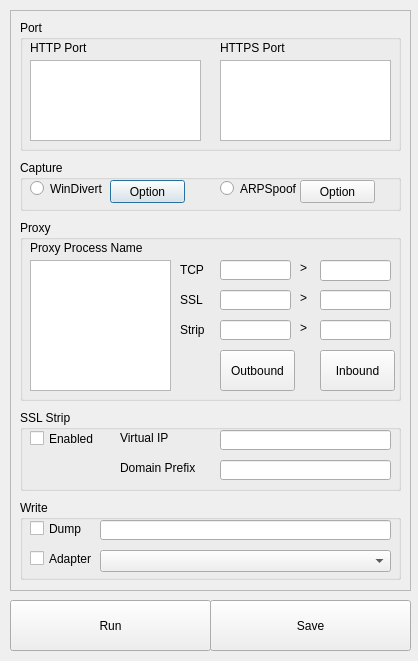
<?xml version="1.0" encoding="UTF-8"?>
<ui version="4.0">
 <class>Dialog</class>
 <widget class="QDialog" name="Dialog">
	<property name="geometry">
	 <rect>
		<x>0</x>
		<y>0</y>
		<width>418</width>
		<height>661</height>
	 </rect>
	</property>
	<property name="windowTitle">
	 <string>WebSniff</string>
	</property>
	<widget class="QFrame" name="frame">
	 <property name="geometry">
		<rect>
		 <x>10</x>
		 <y>10</y>
		 <width>401</width>
		 <height>581</height>
		</rect>
	 </property>
	 <property name="frameShape">
		<enum>QFrame::StyledPanel</enum>
	 </property>
	 <property name="frameShadow">
		<enum>QFrame::Raised</enum>
	 </property>
	 <widget class="QGroupBox" name="gbPort">
		<property name="geometry">
		 <rect>
			<x>10</x>
			<y>10</y>
			<width>381</width>
			<height>131</height>
		 </rect>
		</property>
		<property name="title">
		 <string>Port</string>
		</property>
		<widget class="QLabel" name="label">
		 <property name="geometry">
			<rect>
			 <x>10</x>
			 <y>20</y>
			 <width>111</width>
			 <height>16</height>
			</rect>
		 </property>
		 <property name="text">
			<string>HTTP Port</string>
		 </property>
		</widget>
		<widget class="QPlainTextEdit" name="pteHttpPortList">
		 <property name="geometry">
			<rect>
			 <x>10</x>
			 <y>40</y>
			 <width>171</width>
			 <height>81</height>
			</rect>
		 </property>
		</widget>
		<widget class="QPlainTextEdit" name="pteHttpsPortList">
		 <property name="geometry">
			<rect>
			 <x>200</x>
			 <y>40</y>
			 <width>171</width>
			 <height>81</height>
			</rect>
		 </property>
		</widget>
		<widget class="QLabel" name="label_2">
		 <property name="geometry">
			<rect>
			 <x>200</x>
			 <y>20</y>
			 <width>111</width>
			 <height>16</height>
			</rect>
		 </property>
		 <property name="text">
			<string>HTTPS Port</string>
		 </property>
		</widget>
	 </widget>
	 <widget class="QGroupBox" name="gbCapture">
		<property name="geometry">
		 <rect>
			<x>10</x>
			<y>150</y>
			<width>381</width>
			<height>51</height>
		 </rect>
		</property>
		<property name="title">
		 <string>Capture</string>
		</property>
		<widget class="QRadioButton" name="rbWinDivert">
		 <property name="geometry">
			<rect>
			 <x>10</x>
			 <y>20</y>
			 <width>91</width>
			 <height>17</height>
			</rect>
		 </property>
		 <property name="text">
			<string>WinDivert</string>
		 </property>
		</widget>
		<widget class="QRadioButton" name="rbArpSpoof">
		 <property name="geometry">
			<rect>
			 <x>200</x>
			 <y>20</y>
			 <width>91</width>
			 <height>17</height>
			</rect>
		 </property>
		 <property name="text">
			<string>ARPSpoof</string>
		 </property>
		</widget>
		<widget class="QPushButton" name="pbWinDivertOption">
		 <property name="geometry">
			<rect>
			 <x>90</x>
			 <y>20</y>
			 <width>75</width>
			 <height>23</height>
			</rect>
		 </property>
		 <property name="text">
			<string>Option</string>
		 </property>
		</widget>
		<widget class="QPushButton" name="pbArpSpoofOption">
		 <property name="geometry">
			<rect>
			 <x>280</x>
			 <y>20</y>
			 <width>75</width>
			 <height>23</height>
			</rect>
		 </property>
		 <property name="text">
			<string>Option</string>
		 </property>
		</widget>
	 </widget>
	 <widget class="QGroupBox" name="gbProxy">
		<property name="geometry">
		 <rect>
			<x>10</x>
			<y>210</y>
			<width>381</width>
			<height>181</height>
		 </rect>
		</property>
		<property name="title">
		 <string>Proxy</string>
		</property>
		<widget class="QLabel" name="HTTP">
		 <property name="geometry">
			<rect>
			 <x>160</x>
			 <y>40</y>
			 <width>31</width>
			 <height>20</height>
			</rect>
		 </property>
		 <property name="text">
			<string>TCP</string>
		 </property>
		</widget>
		<widget class="QLineEdit" name="leHttpInPort">
		 <property name="geometry">
			<rect>
			 <x>200</x>
			 <y>40</y>
			 <width>71</width>
			 <height>20</height>
			</rect>
		 </property>
		</widget>
		<widget class="QLineEdit" name="leHttpOutPort">
		 <property name="geometry">
			<rect>
			 <x>300</x>
			 <y>40</y>
			 <width>71</width>
			 <height>21</height>
			</rect>
		 </property>
		</widget>
		<widget class="QLineEdit" name="leHttpsOutPort">
		 <property name="geometry">
			<rect>
			 <x>300</x>
			 <y>70</y>
			 <width>71</width>
			 <height>20</height>
			</rect>
		 </property>
		</widget>
		<widget class="QLabel" name="HTTPS">
		 <property name="geometry">
			<rect>
			 <x>160</x>
			 <y>70</y>
			 <width>31</width>
			 <height>20</height>
			</rect>
		 </property>
		 <property name="text">
			<string>SSL</string>
		 </property>
		</widget>
		<widget class="QLineEdit" name="leHttpsInPort">
		 <property name="geometry">
			<rect>
			 <x>200</x>
			 <y>70</y>
			 <width>71</width>
			 <height>20</height>
			</rect>
		 </property>
		</widget>
		<widget class="QLabel" name="label_6">
		 <property name="geometry">
			<rect>
			 <x>10</x>
			 <y>20</y>
			 <width>131</width>
			 <height>16</height>
			</rect>
		 </property>
		 <property name="text">
			<string>Proxy Process Name</string>
		 </property>
		</widget>
		<widget class="QPlainTextEdit" name="pteProxyProcessNameList">
		 <property name="geometry">
			<rect>
			 <x>10</x>
			 <y>40</y>
			 <width>141</width>
			 <height>131</height>
			</rect>
		 </property>
		</widget>
		<widget class="QPushButton" name="pbOutboundDataChange">
		 <property name="geometry">
			<rect>
			 <x>200</x>
			 <y>130</y>
			 <width>75</width>
			 <height>41</height>
			</rect>
		 </property>
		 <property name="text">
			<string>Outbound</string>
		 </property>
		</widget>
		<widget class="QLabel" name="label_4">
		 <property name="geometry">
			<rect>
			 <x>280</x>
			 <y>40</y>
			 <width>16</width>
			 <height>16</height>
			</rect>
		 </property>
		 <property name="text">
			<string>&gt;</string>
		 </property>
		</widget>
		<widget class="QLabel" name="label_5">
		 <property name="geometry">
			<rect>
			 <x>280</x>
			 <y>70</y>
			 <width>16</width>
			 <height>16</height>
			</rect>
		 </property>
		 <property name="text">
			<string>&gt;</string>
		 </property>
		</widget>
		<widget class="QPushButton" name="pbInboundDataChange">
		 <property name="geometry">
			<rect>
			 <x>300</x>
			 <y>130</y>
			 <width>75</width>
			 <height>41</height>
			</rect>
		 </property>
		 <property name="text">
			<string>Inbound</string>
		 </property>
		</widget>
		<widget class="QLineEdit" name="leStripOutPort">
		 <property name="geometry">
			<rect>
			 <x>300</x>
			 <y>100</y>
			 <width>71</width>
			 <height>20</height>
			</rect>
		 </property>
		</widget>
		<widget class="QLabel" name="SSLStrip">
		 <property name="geometry">
			<rect>
			 <x>160</x>
			 <y>100</y>
			 <width>31</width>
			 <height>20</height>
			</rect>
		 </property>
		 <property name="text">
			<string>Strip</string>
		 </property>
		</widget>
		<widget class="QLabel" name="label_7">
		 <property name="geometry">
			<rect>
			 <x>280</x>
			 <y>100</y>
			 <width>16</width>
			 <height>16</height>
			</rect>
		 </property>
		 <property name="text">
			<string>&gt;</string>
		 </property>
		</widget>
		<widget class="QLineEdit" name="leStripInPort">
		 <property name="geometry">
			<rect>
			 <x>200</x>
			 <y>100</y>
			 <width>71</width>
			 <height>20</height>
			</rect>
		 </property>
		</widget>
	 </widget>
	 <widget class="QGroupBox" name="gbWrite">
		<property name="geometry">
		 <rect>
			<x>10</x>
			<y>490</y>
			<width>381</width>
			<height>80</height>
		 </rect>
		</property>
		<property name="title">
		 <string>Write</string>
		</property>
		<widget class="QCheckBox" name="chkDump">
		 <property name="geometry">
			<rect>
			 <x>10</x>
			 <y>20</y>
			 <width>71</width>
			 <height>17</height>
			</rect>
		 </property>
		 <property name="text">
			<string>Dump</string>
		 </property>
		</widget>
		<widget class="QCheckBox" name="chkWriteAdapter">
		 <property name="geometry">
			<rect>
			 <x>10</x>
			 <y>50</y>
			 <width>71</width>
			 <height>17</height>
			</rect>
		 </property>
		 <property name="text">
			<string>Adapter</string>
		 </property>
		</widget>
		<widget class="QLineEdit" name="leDumpFilePath">
		 <property name="geometry">
			<rect>
			 <x>80</x>
			 <y>20</y>
			 <width>291</width>
			 <height>20</height>
			</rect>
		 </property>
		</widget>
		<widget class="QComboBox" name="cbxAdapterIndex">
		 <property name="geometry">
			<rect>
			 <x>80</x>
			 <y>50</y>
			 <width>291</width>
			 <height>22</height>
			</rect>
		 </property>
		</widget>
	 </widget>
	 <widget class="QGroupBox" name="gbSslStrip">
		<property name="geometry">
		 <rect>
			<x>10</x>
			<y>400</y>
			<width>381</width>
			<height>81</height>
		 </rect>
		</property>
		<property name="title">
		 <string>SSL Strip</string>
		</property>
		<widget class="QCheckBox" name="chkSslStripEnabled">
		 <property name="geometry">
			<rect>
			 <x>10</x>
			 <y>20</y>
			 <width>82</width>
			 <height>17</height>
			</rect>
		 </property>
		 <property name="text">
			<string>Enabled</string>
		 </property>
		</widget>
		<widget class="QLabel" name="label_3">
		 <property name="geometry">
			<rect>
			 <x>100</x>
			 <y>20</y>
			 <width>56</width>
			 <height>16</height>
			</rect>
		 </property>
		 <property name="text">
			<string>Virtual IP</string>
		 </property>
		</widget>
		<widget class="QLabel" name="label_8">
		 <property name="geometry">
			<rect>
			 <x>100</x>
			 <y>50</y>
			 <width>91</width>
			 <height>16</height>
			</rect>
		 </property>
		 <property name="text">
			<string>Domain Prefix</string>
		 </property>
		</widget>
		<widget class="QLineEdit" name="leSslStripVirtualIp">
		 <property name="geometry">
			<rect>
			 <x>200</x>
			 <y>20</y>
			 <width>171</width>
			 <height>20</height>
			</rect>
		 </property>
		</widget>
		<widget class="QLineEdit" name="leSslStripDomainPrefix">
		 <property name="geometry">
			<rect>
			 <x>200</x>
			 <y>50</y>
			 <width>171</width>
			 <height>20</height>
			</rect>
		 </property>
		</widget>
	 </widget>
	</widget>
	<widget class="QPushButton" name="pbRun">
	 <property name="geometry">
		<rect>
		 <x>10</x>
		 <y>600</y>
		 <width>201</width>
		 <height>51</height>
		</rect>
	 </property>
	 <property name="text">
		<string>Run</string>
	 </property>
	</widget>
	<widget class="QPushButton" name="pbSave">
	 <property name="geometry">
		<rect>
		 <x>210</x>
		 <y>600</y>
		 <width>201</width>
		 <height>51</height>
		</rect>
	 </property>
	 <property name="text">
		<string>Save</string>
	 </property>
	</widget>
 </widget>
 <layoutdefault spacing="6" margin="11"/>
 <tabstops>
	<tabstop>pteHttpPortList</tabstop>
	<tabstop>pteHttpsPortList</tabstop>
	<tabstop>rbWinDivert</tabstop>
	<tabstop>pbWinDivertOption</tabstop>
	<tabstop>rbArpSpoof</tabstop>
	<tabstop>pbArpSpoofOption</tabstop>
	<tabstop>pteProxyProcessNameList</tabstop>
	<tabstop>leHttpInPort</tabstop>
	<tabstop>leHttpOutPort</tabstop>
	<tabstop>leHttpsInPort</tabstop>
	<tabstop>leHttpsOutPort</tabstop>
	<tabstop>leStripInPort</tabstop>
	<tabstop>leStripOutPort</tabstop>
	<tabstop>pbOutboundDataChange</tabstop>
	<tabstop>pbInboundDataChange</tabstop>
	<tabstop>chkSslStripEnabled</tabstop>
	<tabstop>leSslStripVirtualIp</tabstop>
	<tabstop>leSslStripDomainPrefix</tabstop>
	<tabstop>chkDump</tabstop>
	<tabstop>leDumpFilePath</tabstop>
	<tabstop>chkWriteAdapter</tabstop>
	<tabstop>cbxAdapterIndex</tabstop>
	<tabstop>pbRun</tabstop>
	<tabstop>pbSave</tabstop>
 </tabstops>
 <resources/>
 <connections/>
</ui>
